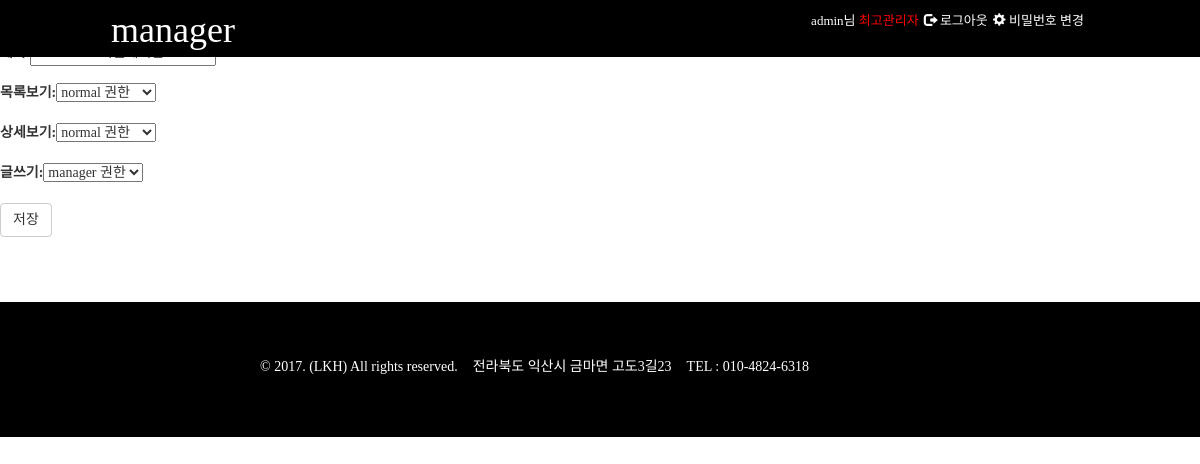
Screenshot of /manager/category/edit8/ (signed in) with the database file from the repository.
### member/models.py (models this page shows)
class User(AbstractUser):
    is_manager = models.BooleanField('관리자', default=False)
    is_member = models.BooleanField('회원', default=False)
    level1 =1
    level2 = 2
    level3 = 3
    LEVEL_TYPE_CHOICES = (
        (level1, 'manager 권한'),
        (level2, 'family 권한'),
        (level3, 'normal 권한'),
    )
    is_level = models.IntegerField('권한레벨',choices=LEVEL_TYPE_CHOICES,null=True,blank=True,default='3')

### notice/models.py (models this page shows, shortened)
class Notice_category(models.Model):
    title=models.CharField(verbose_name='제목',max_length=100)
    level1 = 1
    level2 = 2
    level3 = 3
    LEVEL_TYPE_CHOICES = (
        (level1, 'manager 권한'),
        (level2, 'family 권한'),
        (level3, 'normal 권한'),
    )
    list_auth = models.IntegerField('목록보기', choices=LEVEL_TYPE_CHOICES, null=True, blank=True)
    detail_auth = models.IntegerField('상세보기', choices=LEVEL_TYPE_CHOICES, null=True, blank=True)
    writer_auth = models.IntegerField('글쓰기', choices=LEVEL_TYPE_CHOICES, null=True, blank=True)
    created_date = models.DateTimeField(verbose_name='만든날짜',auto_now_add=True,)  # auto_now_add=True생정날짜,auto_now=True수정날짜
    modified_date = models.DateTimeField(verbose_name='수정날짜', auto_now=True)

### notice/views.py (the view)
# urls.py: url(r'^category/edit(?P<pk>\d+)/$', views.notice_category_edit, name='category_edit'),
@login_required
def notice_category_edit(request, pk):
    if request.user.is_authenticated or request.user.is_manager == True or request.user.is_superuser == True:
        category = get_object_or_404(Notice_category, pk=pk)
    if request.user.is_manager == False and request.user.is_superuser == False:
        return render(request, 'about.html')
    if request.method == 'POST':
        form = Notice_categoryForm(request.POST, instance=category)
        if form.is_valid():
            notice_category= form.save(commit=False)
            notice_category.title=category.title
            notice_category.list_auth=category.list_auth
            notice_category.detail_auth=category.detail_auth
            notice_category.writer_auth=category.writer_auth
            notice_category.save()
            return redirect('m_category_list:category_list')
    else:
        notice_category_pk = Notice_category.objects.filter(id=pk)
        form = Notice_categoryForm(instance=category)
    return render(request, 'notice/notice_category_edit.html',{'form':form, 'notice_category_pk':notice_category_pk})

### notice/forms.py
class Notice_categoryForm(forms.ModelForm):
    class Meta:
        model = Notice_category
        fields = ['title','list_auth','detail_auth','writer_auth']

### notice/templates/notice/notice_category_edit.html (shortened to what this page needs)
{% extends 'manager/home.html' %}
{% block title %}manager{% endblock %}
{% block content %}
<form method="POST" class="post-form">
        <h1>게시판관리</h1>
        <div class="form-group">
                <div class="form-group">{{ form.title.label_tag }}{{ form.title }}</div>
                <div class="form-group">{{ form.list_auth.label_tag }}{{ form.list_auth }}</div>
                <div class="form-group">{{ form.detail_auth.label_tag }}{{ form.detail_auth }}</div>
                <div class="form-group">{{ form.writer_auth.label_tag }}{{ form.writer_auth }}</div>
        </div>
<button type="submit"  class="btn btn-default">저장</button>
</form>
{% endblock %}

### templates/base.html (shortened to what this page needs)
{% load staticfiles %}
<!DOCTYPE html>
<html lang="en">
<head>
    <link rel="stylesheet" href="https://maxcdn.bootstrapcdn.com/bootstrap/3.3.7/css/bootstrap.min.css">
    <link rel="stylesheet" href="{% static 'css/common.css' %}">
    <link rel="stylesheet" href="{% static 'css/base.css' %}">
    <link rel="stylesheet" href="{% static 'css/home.css' %}">
    <link rel="stylesheet" href="{% static 'css/pw_change.css' %}">
    <link rel="stylesheet" href="{% static 'css/login.css' %}">
    <link rel="stylesheet" href="{% static 'css/register.css' %}">
    <link rel="stylesheet" href="{% static 'css/about.css' %}">
    <link rel="stylesheet" href="{% static 'css/post_list.css' %}">
    <link rel="stylesheet" href="{% static 'css/post_edit.css' %}">
    <link rel="stylesheet" href="{% static 'css/post_detail.css' %}">
    <link rel="stylesheet" href="{% static 'css/pc_media.css' %}">
</head>
<body>
<header>
    <nav class="wrap clearfix gnb navbar navbar-inverse">
        <div class="navbar-header">
            <h1 class="logo">
                <a  href="{% url 'home' %}">
                    {% block title %}NOTICE{% endblock %}
                </a>
            </h1>
        </div>
        <div class="collapse navbar-collapse" id="myNavbar">
            <ul class="info nav navbar-nav navbar-right">
                {% if user.is_authenticated  %}
                    <li>
                        {% if  user.is_superuser == True%}
                        <a href="{% url 'manager_home' %}">
                            {{ user.username}}님
                            <span class="rating_admin">최고관리자</span>
                        </a>
                        {%endif%}
                    </li>
                    <li class="logout ">
                        <a href="{% url 'logout' %}">
                            <span class="glyphicon glyphicon-log-out"></span>
                            로그아웃
                        </a>
                    </li>
                    <li class="pd_change">
                        <a href="{% url 'password_change' %}">
                            <span class="glyphicon glyphicon-cog"></span>
                            비밀번호 변경
                        </a>
                    </li>
                {% endif %}
            </ul>
{% block gnbcontent %}{% endblock %}
{% block content %}{% endblock %}
{% block footer %}
        <footer class="footer">
            <div class="wrap clearfix footerinfo">
                <p class="copy">&copy; 2017. (LKH) All rights reserved.</p>
                <address class="address">
                    전라북도 익산시 금마면 고도3길23
                </address>
                <p class="tel">
                    TEL : 010-4824-6318
                </p>
            </div>
        </footer>
{% endblock %}
</body>
</html>

### static/css/common.css (style rules this page uses)
article, aside, details, figcaption, figure, footer, header, main, nav, section { display: block; }
.clearfix { *zoom: 1; }
.clearfix:after { content: ""; clear: both; display: block; }
* { box-sizing: border-box; }
body { margin: 0px; font-family: 'Nanum Myeongjo', serif; }
h1, h2, h3, h4, h5, h6 { margin: 0px; }
a { text-decoration: none; color: #000; }
ul { font-size: 0px; margin: 0px; padding: 0px; list-style: none; }
li { display: inline-block; zoom: 1; }
p { margin: 0px; }
.wrap { margin: 0px auto; max-width: 980px; padding: 0px 20px; }

### static/css/base.css (style rules this page uses)
header { background-color: black; position: fixed; width: 100%; z-index: 10000; }
.navbar-inverse { background-color: black; border-color: black; }
.logo { padding: 5px 0px; text-align: center; }
.logo>a { color: #ffffff; text-decoration: none; padding-left: 40px; }
.info { text-align: center; }
.info>li { display: inline-block !important; font-size: 15px; color: #ffffff; padding-right: 5px; }
.info>li>a { font-size: 15px; color: #ffffff !important; padding: 0px 0px; }
.rating_admin,.rating_manager { color: red !important; }
.footer { margin-top: 25px; background-color: black; padding: 25px 0px; }
.copy { margin-bottom: 5px; text-align: center; color: #ffffff; }
.address { margin-bottom: 5px; text-align: center; color: #ffffff; }
.tel { text-align: center; color: #ffffff; }

### static/css/home.css (style rules this page uses)
.gnb { font-size: 15px; }

### static/css/pc_media.css (style rules this page uses)
@media all and (min-width: 768px) { .wrap { padding: 0px; } }
@media all and (min-width: 768px) { .logo>a { padding-left: 0px; } }
@media all and (min-width: 768px) { .info { margin-top: 5px; } }
@media all and (min-width: 768px) { .info>li>a { font-size: 13px; } }
@media all and (min-width: 768px) { .gnb { margin-top: 5px; } }
@media all and (min-width: 768px) { .footer { margin-top: 65px; padding: 50px 0px } }
@media all and (min-width: 768px) { .footerinfo { padding: 5px 150px; } }
@media all and (min-width: 768px) { .copy { float: left; padding-right: 15px; } }
@media all and (min-width: 768px) { .address { float: left; padding-right: 15px; } }
@media all and (min-width: 768px) { .tel { float: left; } }

### rows the page displays
User: username "admin"
Notice_category: list_auth "normal 권한", detail_auth "normal 권한", writer_auth "manager 권한"
